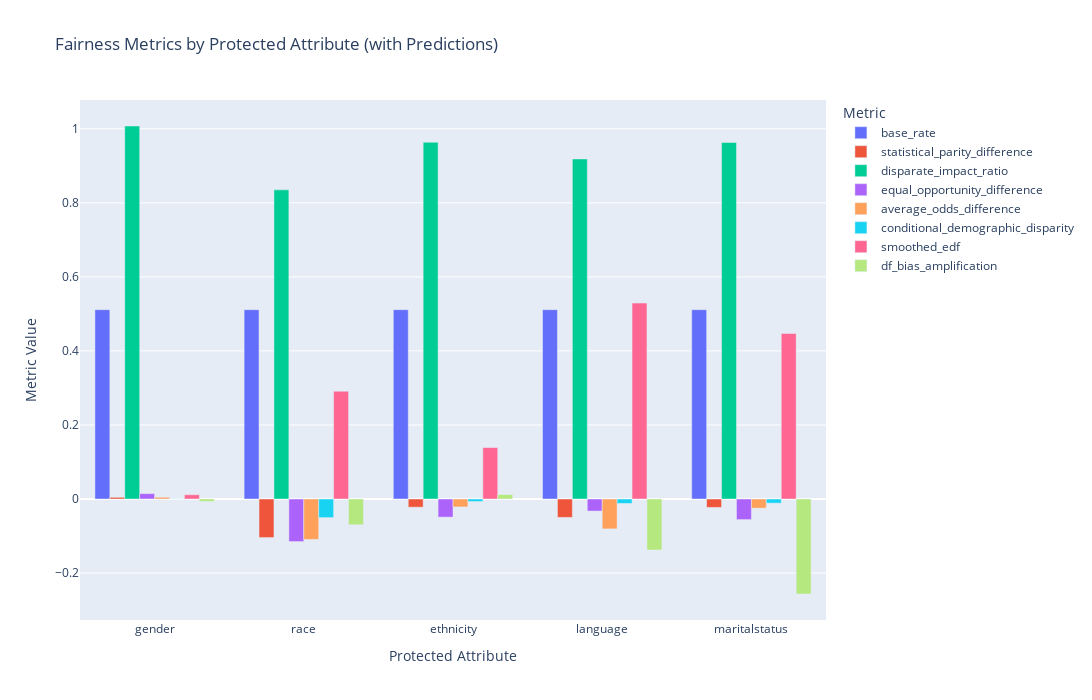

The code cell stored with this chart in its notebook:
### Code cell
df_metrics_preds = compute_fairness_metrics_from_csv(
    "./medical/df_test_with_preds.csv",
    label_column,
    protected_attributes,
    attribute_names,
    priviliged_groups
)
df_melted_preds = df_metrics_preds.melt(id_vars='attribute', var_name='metric', value_name='value')
df_melted_preds = df_melted_preds.dropna(subset=['value'])
fig_preds = go.Figure()
for metric_name in df_melted_preds['metric'].unique():
    if metric_name == 'attribute':
        continue
    df_metric = df_melted_preds[df_melted_preds['metric'] == metric_name]
    fig_preds.add_trace(go.Bar(
        x=df_metric['attribute'],
        y=df_metric['value'],
        name=metric_name
    ))
fig_preds.update_layout(
    barmode='group',
    title='Fairness Metrics by Protected Attribute (with Predictions)',
    xaxis_title='Protected Attribute',
    yaxis_title='Metric Value',
    legend_title='Metric',
    width=1200,
    height=700
)
fig_preds.show()

### Figure 1 — Plotly figure (JSON) as saved in the notebook; plotly's stock layout.template omitted (floating-point values rounded to 4 significant figures)
{"data": [{"name": "base_rate", "type": "bar", "x": ["gender", "race", "ethnicity", "language", "maritalstatus"], "y": [0.5115, 0.5115, 0.5115, 0.5115, 0.5115]}, {"name": "statistical_parity_difference", "type": "bar", "x": ["gender", "race", "ethnicity", "language", "maritalstatus"], "y": [0.004586, -0.1041, -0.02207, -0.04967, -0.02276]}, {"name": "disparate_impact_ratio", "type": "bar", "x": ["gender", "race", "ethnicity", "language", "maritalstatus"], "y": [1.008, 0.835, 0.9638, 0.9186, 0.9631]}, {"name": "equal_opportunity_difference", "type": "bar", "x": ["gender", "race", "ethnicity", "language", "maritalstatus"], "y": [0.01455, -0.115, -0.04891, -0.03254, -0.0556]}, {"name": "average_odds_difference", "type": "bar", "x": ["gender", "race", "ethnicity", "language", "maritalstatus"], "y": [0.004788, -0.1091, -0.02144, -0.08069, -0.02463]}, {"name": "conditional_demographic_disparity", "type": "bar", "x": ["gender", "race", "ethnicity", "language", "maritalstatus"], "y": [0.0004572, -0.05028, -0.00674, -0.01199, -0.01122]}, {"name": "smoothed_edf", "type": "bar", "x": ["gender", "race", "ethnicity", "language", "maritalstatus"], "y": [0.01161, 0.2912, 0.139, 0.5293, 0.4472]}, {"name": "df_bias_amplification", "type": "bar", "x": ["gender", "race", "ethnicity", "language", "maritalstatus"], "y": [-0.006527, -0.06963, 0.01213, -0.1378, -0.2566]}], "layout": {"barmode": "group", "height": 700, "legend": {"title": {"text": "Metric"}}, "title": {"text": "Fairness Metrics by Protected Attribute (with Predictions)"}, "width": 1200, "xaxis": {"title": {"text": "Protected Attribute"}}, "yaxis": {"title": {"text": "Metric Value"}}}}
